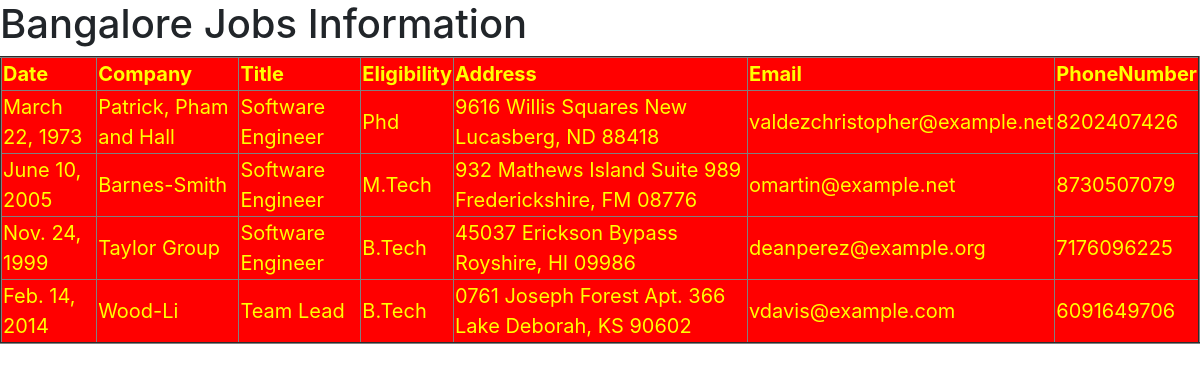
The page /bngjobsinfo/ on the database its author committed.
### testapp/models.py (models this page shows)
class BngJobs(models.Model):
    date = models.DateField()
    company = models.CharField(max_length=100)
    title = models.CharField(max_length=100)
    eligibility = models.CharField(max_length=100)
    address = models.CharField(max_length=100)
    email = models.EmailField()
    phonenumber = models.BigIntegerField()

### testapp/views.py (the view)
# urls.py: path('bngjobsinfo/', views.bngjobs_view),
def bngjobs_view(request):
    jobs_list = BngJobs.objects.all()
    my_dict = {'jobs_list':jobs_list}
    return render(request,'testapp/bngjobs.html',my_dict)

### templates/testapp/bngjobs.html (shortened to what this page needs)
<!DOCTYPE html>
{% load static %}
<html lang="en" dir="ltr">
  <head>
    <link rel="stylesheet" href="https://cdn.jsdelivr.net/npm/bootstrap@4.6.2/dist/css/bootstrap.min.css">
    <link rel="stylesheet" href="{% static 'css/jobs1.css' %}">
  </head>
  <body>
    <h1>Bangalore Jobs Information</h1>
    {% if jobs_list %}
    <table border="2">
      <thead>
        <th>Date</th>
        <th>Company</th>
        <th>Title</th>
        <th>Eligibility</th>
        <th>Address</th>
        <th>Email</th>
        <th>PhoneNumber</th>
      </thead>
      {% for job in jobs_list %}
      <tr>
        <td>{{job.date}}</td>
        <td>{{job.company}}</td>
        <td>{{job.title}}</td>
        <td>{{job.eligibility}}</td>
        <td>{{job.address}}</td>
        <td>{{job.email}}</td>
        <td>{{job.phonenumber}}</td>
      </tr>
      {% endfor %}
    </table>
    {% else %}
    <p id='specialp'>No Jobs In Bangalore......</p>
    {% endif %}
  </body>
</html>

### static/css/jobs1.css (style rules this page uses)
table { color: yellow; background: red; margin: auto; font-size: 20px; }

### rows shown on the page
BngJobs: date "March 22, 1973", company "Patrick, Pham and Hall", title "Software Engineer", eligibility "Phd", address "9616 Willis Squares New Lucasberg, ND 88418", email "valdezchristopher@example.net", phonenumber "8202407426"
BngJobs: date "June 10, 2005", company "Barnes-Smith", title "Software Engineer", eligibility "M.Tech", address "932 Mathews Island Suite 989 Frederickshire, FM 08776", email "omartin@example.net", phonenumber "8730507079"
BngJobs: date "Nov. 24, 1999", company "Taylor Group", title "Software Engineer", eligibility "B.Tech", address "45037 Erickson Bypass Royshire, HI 09986", email "deanperez@example.org", phonenumber "7176096225"
BngJobs: date "Feb. 14, 2014", company "Wood-Li", title "Team Lead", eligibility "B.Tech", address "0761 Joseph Forest Apt. 366 Lake Deborah, KS 90602", email "vdavis@example.com", phonenumber "6091649706"
